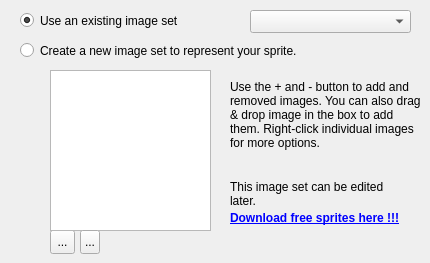
  <widget class="CWizPageImages" name="pageImages">
   <property name="subTitle">
    <string>Images</string>
   </property>
   <widget class="QToolButton" name="btnAddImages">
    <property name="geometry">
     <rect>
      <x>50</x>
      <y>230</y>
      <width>25</width>
      <height>24</height>
     </rect>
    </property>
    <property name="toolTip">
     <string>Add New Images</string>
    </property>
    <property name="text">
     <string>...</string>
    </property>
    <property name="icon">
     <iconset resource="lgck-builder.qrc">
      <normaloff>:/images/plus.png</normaloff>:/images/plus.png</iconset>
    </property>
   </widget>
   <widget class="CWFrameSet" name="treeWidget">
    <property name="geometry">
     <rect>
      <x>50</x>
      <y>70</y>
      <width>161</width>
      <height>161</height>
     </rect>
    </property>
    <property name="alternatingRowColors">
     <bool>true</bool>
    </property>
    <property name="iconSize">
     <size>
      <width>32</width>
      <height>32</height>
     </size>
    </property>
    <property name="indentation">
     <number>21</number>
    </property>
    <property name="rootIsDecorated">
     <bool>false</bool>
    </property>
    <attribute name="headerVisible">
     <bool>false</bool>
    </attribute>
    <column>
     <property name="text">
      <string notr="true">1</string>
     </property>
    </column>
   </widget>
   <widget class="QToolButton" name="btnDeleteImage">
    <property name="geometry">
     <rect>
      <x>80</x>
      <y>230</y>
      <width>20</width>
      <height>24</height>
     </rect>
    </property>
    <property name="toolTip">
     <string>Delete Image</string>
    </property>
    <property name="text">
     <string>...</string>
    </property>
    <property name="icon">
     <iconset resource="lgck-builder.qrc">
      <normaloff>:/images/minus.png</normaloff>:/images/minus.png</iconset>
    </property>
   </widget>
   <widget class="QLabel" name="label_8">
    <property name="geometry">
     <rect>
      <x>230</x>
      <y>80</y>
      <width>191</width>
      <height>91</height>
     </rect>
    </property>
    <property name="text">
     <string>Use the + and - button to add and removed images. You can also drag &amp; drop image in the box to add them. Right-click individual images for more options.</string>
    </property>
    <property name="alignment">
     <set>Qt::AlignLeading|Qt::AlignLeft|Qt::AlignTop</set>
    </property>
    <property name="wordWrap">
     <bool>true</bool>
    </property>
   </widget>
   <widget class="QRadioButton" name="rbFrameSetOld">
    <property name="geometry">
     <rect>
      <x>20</x>
      <y>10</y>
      <width>171</width>
      <height>21</height>
     </rect>
    </property>
    <property name="text">
     <string>Use an existing image set</string>
    </property>
    <property name="checked">
     <bool>true</bool>
    </property>
   </widget>
   <widget class="QRadioButton" name="rbFrameSetNew">
    <property name="geometry">
     <rect>
      <x>20</x>
      <y>40</y>
      <width>341</width>
      <height>21</height>
     </rect>
    </property>
    <property name="text">
     <string>Create a new image set to represent your sprite. </string>
    </property>
   </widget>
   <widget class="QComboBox" name="cbFrameSet">
    <property name="geometry">
     <rect>
      <x>250</x>
      <y>10</y>
      <width>161</width>
      <height>23</height>
     </rect>
    </property>
   </widget>
   <widget class="QLabel" name="label_29">
    <property name="geometry">
     <rect>
      <x>230</x>
      <y>180</y>
      <width>181</width>
      <height>41</height>
     </rect>
    </property>
    <property name="text">
     <string>This image set can be edited later.</string>
    </property>
    <property name="alignment">
     <set>Qt::AlignLeading|Qt::AlignLeft|Qt::AlignTop</set>
    </property>
    <property name="wordWrap">
     <bool>true</bool>
    </property>
   </widget>
   <widget class="QLabel" name="label_2">
    <property name="geometry">
     <rect>
      <x>230</x>
      <y>210</y>
      <width>181</width>
      <height>16</height>
     </rect>
    </property>
    <property name="text">
     <string>&lt;html&gt;&lt;head/&gt;&lt;body&gt;&lt;p&gt;&lt;a href=&quot;https://cfrankb.com/lgck/download.html&quot;&gt;&lt;span style=&quot; font-weight:600; text-decoration: underline; color:#0000ff;&quot;&gt;Download free sprites here !!!&lt;/span&gt;&lt;/a&gt;&lt;/p&gt;&lt;/body&gt;&lt;/html&gt;</string>
    </property>
    <property name="openExternalLinks">
     <bool>true</bool>
    </property>
   </widget>
  </widget>
